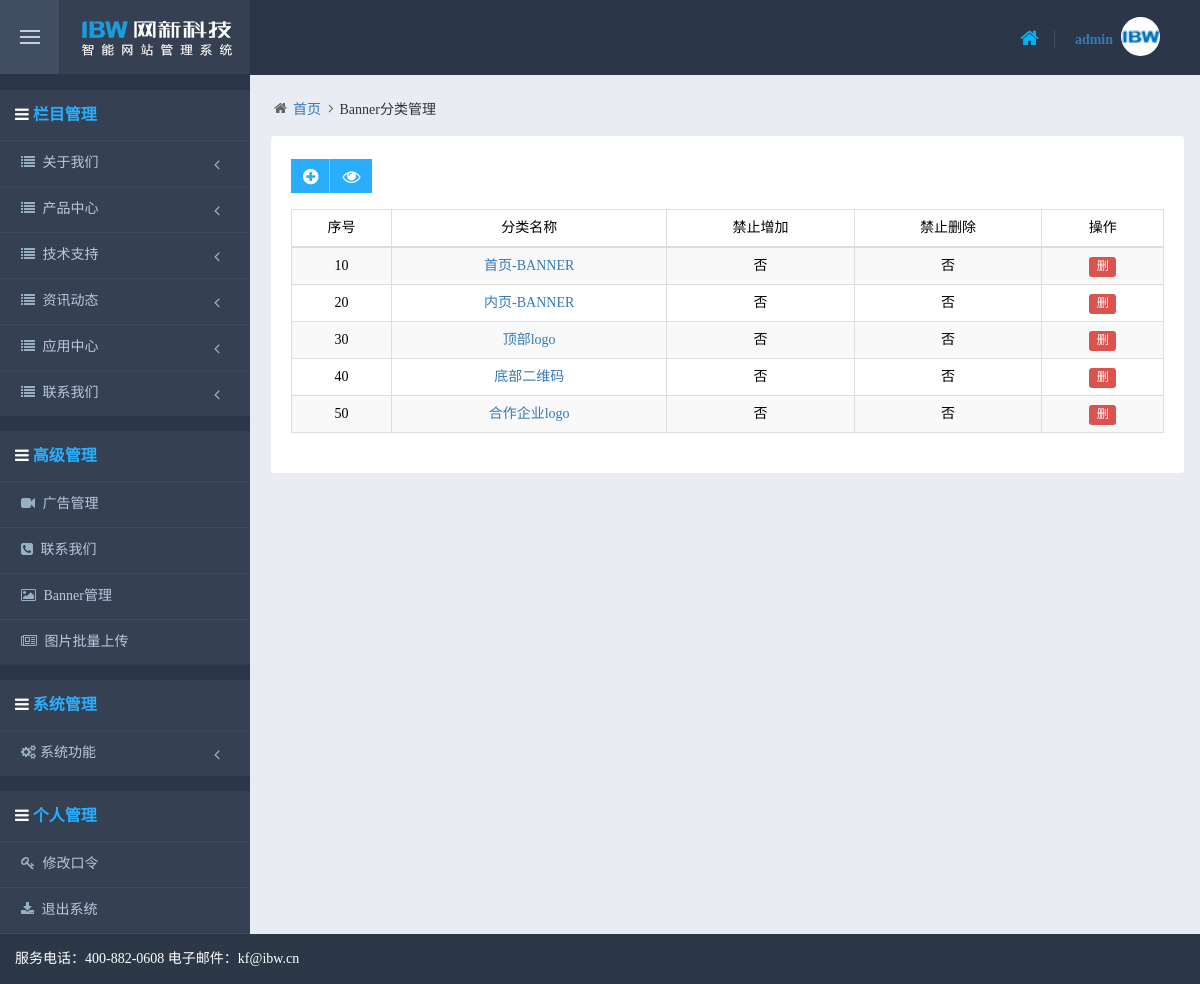
/manage/banner_class_list.php (signed in), run on the app's committed database.
### tables this page shows
CREATE TABLE `info_class` (
  `id` varchar(20) NOT NULL DEFAULT '',
  `sortnum` int(10) unsigned NOT NULL DEFAULT '0',
  `name` varchar(50) NOT NULL DEFAULT '',
  `pic` varchar(200) DEFAULT NULL,
  `content` text,
  `files` text,
  `info_state` varchar(10) NOT NULL DEFAULT '',
  `max_level` tinyint(1) unsigned NOT NULL DEFAULT '0',
  `has_sub` tinyint(1) unsigned NOT NULL DEFAULT '0',
  `sub_content` tinyint(1) unsigned NOT NULL DEFAULT '0',
  `sub_pic` tinyint(1) unsigned NOT NULL DEFAULT '0',
  `hasViews` tinyint(1) unsigned NOT NULL DEFAULT '0',
  `hasState` tinyint(1) unsigned NOT NULL DEFAULT '0',
  `hasPic` tinyint(1) unsigned NOT NULL DEFAULT '0',
  `hasAnnex` tinyint(1) unsigned NOT NULL DEFAULT '0',
  `hasIntro` tinyint(1) unsigned NOT NULL DEFAULT '0',
  `hasContent` tinyint(1) unsigned NOT NULL DEFAULT '0',
  `hasWebsite` tinyint(1) unsigned NOT NULL DEFAULT '0',
  `hasAuthor` tinyint(1) unsigned NOT NULL DEFAULT '0',
  `hasSource` tinyint(1) unsigned NOT NULL DEFAULT '0',
  `hasKeyword` tinyint(1) unsigned NOT NULL DEFAULT '0',
  `state` tinyint(1) unsigned NOT NULL DEFAULT '0',
  `hasPics` tinyint(1) unsigned DEFAULT '0',
  `hasPic2` tinyint(1) unsigned DEFAULT '0',
  `hasContent2` tinyint(1) unsigned DEFAULT '0',
  `hasContent3` tinyint(1) unsigned DEFAULT '0',
  `hasContent4` tinyint(1) unsigned DEFAULT '0',
  `hasContent5` tinyint(1) unsigned DEFAULT '0',
  `hasContent6` tinyint(1) unsigned DEFAULT '0',
  `en_name` varchar(50) DEFAULT NULL,
  `hasDescription` tinyint(1) NOT NULL DEFAULT '0',
  `keyword` varchar(200) DEFAULT NULL,
  `description` varchar(200) DEFAULT NULL,
  PRIMARY KEY (`id`),
  KEY `sortnum` (`sortnum`)
);

CREATE TABLE `advanced` (
  `id` int(10) unsigned NOT NULL DEFAULT '0',
  `sortnum` int(10) unsigned NOT NULL DEFAULT '0',
  `name` varchar(50) NOT NULL DEFAULT '',
  `default_file` varchar(50) NOT NULL DEFAULT '',
  `state` tinyint(1) unsigned NOT NULL DEFAULT '0',
  PRIMARY KEY (`id`),
  UNIQUE KEY `id` (`id`)
);

CREATE TABLE `banner_class` (
  `id` int(10) NOT NULL,
  `sortnum` int(20) NOT NULL,
  `name` varchar(100) NOT NULL,
  `add_deny` int(10) NOT NULL,
  `delete_deny` int(10) NOT NULL,
  `hasPic1` int(10) NOT NULL,
  `hasCon` int(10) NOT NULL,
  KEY `id` (`id`)
);

### config.php (called while the page is built, shortened)
<?
$config["db_host"] = "localhost";
$config["db_user"] = "root";
$config["db_pass"] = "root";
$config["db_name"] = "robox";

### include/onlyDB.php (called while the page is built, shortened)
<?
class onlyDB
{
	var $dbHost       = "";
	var $dbUser       = "";
	var $dbPassword   = "";
	var $dbName       = "";
	var $linkId;
	function onlyDB($dbHost, $dbUser, $dbPassword, $dbName = "")
	{
		$this->dbHost      = $dbHost;
		$this->dbUser      = $dbUser;
		$this->dbPassword  = $dbPassword;
		$this->dbName      = $dbName;
	}
	function connect()
	{
		$this->linkId = mysql_connect($this->dbHost, $this->dbUser, $this->dbPassword);
		if ($this->dbName)
		{
			return $this->select_db($this->dbName);
		}
		return true;
	}
	function select_db($dbName)
	{
		$rt = mysql_select_db($dbName);
		if (!$rt)
		{
			raise( new OnlyException( $this->error() ) );
		}
		else
		{
			$this->dbName = $dbName;
		}
		return $rt;
	}
	function query($query)
	{
		$rt = mysql_query($query, $this->linkId);
		return $rt;
	}
	function fetch_array($result, $fetchModule = MYSQL_ASSOC)
	{
		return mysql_fetch_array($result, $fetchModule);
	}
}
?>

### manage/isadmin.php (called while the page is built, shortened)
<?php
$session_admin_grade	= $_SESSION["ADMIN_GRADE"];
?>

### include/page.php (called while the page is built, shortened)
<?
function Page($page, $pageCount, $baseURL = "", $mask = "<%PAGE%>")
{
	if (!$baseURL)
	{
		$baseURL = $_SERVER["PHP_SELF"] . "?";
		$baseURL .= 'page=' . $mask;
	}
	else
	{
		$baseURL .= 'page=' . $mask;
	}
	$pageCount = $pageCount ? $pageCount : 1;
 	$pages  = "<font>( <font color='red'>" . $page . "</font> / " . $pageCount . " )&nbsp;&nbsp;";
	$pages .= "<a title='First Page' style='text-decoration:none;color:black;' " . ($page > 1 ? "href='" . str_replace($mask, 1, $baseURL) . "'" : "") . "><b>首页</b></a>&nbsp;&nbsp;";
	$pages .= "<a title='Provious Page' style='text-decoration:none;color:black;' " . ($page > 1 ? "href='" . str_replace($mask, $page - 1, $baseURL) . "'" : "") . "><b>上一页</b></a>&nbsp;&nbsp;";
	$pages .= "<a title='Next Page' style='text-decoration:none;color:black;' " . ($page < $pageCount ? "href='" . str_replace($mask, $page + 1, $baseURL) . "'" : "") . "><b>下一页</b></a>&nbsp;&nbsp;";
	 $pages .= "<a title='Last Page' style='text-decoration:none;color:black;' " . ($page < $pageCount ? "href='" . str_replace($mask, $pageCount, $baseURL) . "'" : "") . "><b>末页</b></a>&nbsp;&nbsp;</font>";
	$pages .= "<select name='page' onchange=\"window.location=this.options[this.selectedIndex].value\">\n";
	for ($i = 1; $i <= $pageCount; $i++)
	{
		$URL = str_replace($mask, $i, $baseURL);
		if ($page == $i)
		{
			$pages .= "<option value='$i' selected>$i</option>\n";
		}
		else
		{
			$pages .= "<option value=\"$URL\">$i</option>\n";
		}
	}
	$pages .= "</select>";
	return $pages;
}
?>

### manage/banner_class_list.php (the view, shortened to what this page needs)
<?
require(dirname(__FILE__) . "/isadmin.php");
require(dirname(__FILE__) . "/config.php");
$page	= (int)$_GET["page"] > 0 ? (int)$_GET["page"] : 1;
$listUrl	= "banner_class_list.php?page=$page";
$editUrl		= "banner_class_edit.php";
?>
<!DOCTYPE html>
<html lang="zh-CN">
<head>
<link href="themes/plugins/bootstrap/css/bootstrap.min.css" rel="stylesheet" />
<link href="themes/fonts/font-awesome/css/font-awesome.min.css" rel="stylesheet" />
<link href="themes/plugins/uniform/css/uniform.default.css" rel="stylesheet" />
<link href="themes/css/shy.css" rel="stylesheet" />
<link href="themes/css/shy-skin.css" rel="stylesheet" />
</head>
<body>
<?
	require_once("header.php");
?>
<div class="page-container clearfix">
	<div class="page-content-wrapper">
		<?
		require_once("menu.php");
		?>
		<div class="page-content">
			<ul class="page-breadcrumb breadcrumb">
				<li><i class="fa fa-home"></i><a href="index.php">首页</a></li>
				<li><i class="fa fa-angle-right"></i><span class="active">Banner分类管理</span></li>
			</ul>
			<div class="row">
				<div class="col-md-12">
					<div class="portlet light">
						<div class="portlet-title">
							<div class="row">
								<div class="col-xs-12 col-sm-12">
									<div class="caption"><a class="btn btn-shy btn-default tooltips" href="<?=$editUrl?>" data-placement="top" data-original-title="添加信息"><i class="fa fa-plus-circle"></i></a> <a class="btn btn-shy btn-default tooltips" href="<?=$listUrl?>" data-placement="top" data-original-title="刷新列表"><i class="fa fa-eye"></i></a></div>
								</div>
								<div class="col-xs-6 col-sm-6">
								</div>
							</div>
						</div>
						<div class="portlet-body table-responsive">
							<form id="listForm" method="post">
							<table class="table table-striped table-bordered table-hover table-checkable order-column dataTable no-footer" id="sample_1">
								<thead>
									<tr>
 										<th width="100" class="text-center">序号</th>
										<th class="text-center">分类名称</th>
										<th class="text-center hidden-xs">禁止增加</th>
										<th class="text-center hidden-xs">禁止删除</th>
 										<th class="text-center">操作</th>
									</tr>
								</thead>
								<tbody>
									<?
									$page_size = DEFAULT_PAGE_SIZE;
									$sql = "select id, sortnum, name, add_deny, delete_deny from banner_class order by sortnum asc";
									$sql .= " limit " . ($page - 1) * $page_size . ", " . $page_size;
									$rst = $db->query($sql);
									while ($row = $db->fetch_array($rst)){
									?>
									<tr class="<?if($i%2==1){echo "odd";}else{echo "even";}?>">
										<th class="text-center"><?=$row["sortnum"]?></th>
										<th class="text-center"><a href="<?=$editUrl?>?id=<?=$row["id"]?>"><?=$row["name"]?></a></th>
					                    <th class="text-center hidden-xs">
					                    	<?
					                        switch ($row["add_deny"]){
												case 0:
													echo "否";
													break;
											}
											?>
					                    </th>
					                    <th class="text-center hidden-xs">
					                    	<?
					                        switch ($row["delete_deny"]){
												case 0:
													echo "否";
													break;
											}
											?>
					                    </th>
										<th class="text-center"><a class="label label-sm label-danger tooltips" href="<?=$listUrl?>&id=<?=$row["id"]?>" data-placement="top" data-original-title="删除" onClick="return confirm('该操作将同时删除此栏目下所有信息，删除后不能恢复。确定删除此栏目[<?=$row["name"]?>]吗？');">删</a></th>
									</tr>
									<?
									}
									?>
								</tbody>
							</table>
							</form>
						</div>
					</div>
				</div>
			</div>
		</div>
	</div>
</div>
<?
	require_once("foot.php");
?>
</body>
</html>

### manage/menu.php (shortened to what this page needs)
<?
$db = new onlyDB($config["db_host"], $config["db_user"], $config["db_pass"], $config["db_name"]);
?>
<div class="page-sidebar-wrapper">
	<div class="page-sidebar navbar-collapse collapse">
		<ul class="page-sidebar-menu" data-slide-speed="200">
			<li class="heading"> <i class="fa fa-navicon"></i> 栏目管理</li>
            <?
            $sql = "select id, name, state from info_class where id like '" . CLASS_SPACE . "' order by sortnum asc";
			$rst = $db->query($sql);
			while ($row = $db->fetch_array($rst))
			{
				if ($session_admin_grade == ADMIN_HIDDEN || $session_admin_grade == ADMIN_SYSTEM || $session_admin_grade == ADMIN_ADVANCED || hasBegin4Include($session_admin_popedom, $row["id"]) == true)
				{
			?>
			<li class="nav-item">
				<a href="javascript:;" class="nav-toggle"> <i class="fa fa-list"></i> <span class="title"><?=$row["name"]?></span><span class="arrow"></span></a>
					<?
					$sql  = "select id, name from info_class where id like '" . $row["id"] . CLASS_SPACE . "' order by sortnum asc";
					?>
			</li>
			<?
				}
            }
            if ($session_admin_grade == ADMIN_HIDDEN || $session_admin_grade == ADMIN_SYSTEM || count($session_admin_advanced) > 0)
			{
			?>
			<li class="heading"> <i class="fa fa-navicon"></i> 高级管理</li>
        	<?
        		if ($session_admin_grade == ADMIN_HIDDEN){
				$sql = "select id, name, default_file from advanced where state>0 order by sortnum asc limit 20";
				}else{
				$sql = "select id, name, default_file from advanced where state=1 order by sortnum asc limit 20";
				}
				$rst = $db->query($sql);
				while ($row = $db->fetch_array($rst))
				{
					if ($session_admin_grade == ADMIN_HIDDEN || $session_admin_grade == ADMIN_SYSTEM || hasInclude($session_admin_advanced, $row["id"]) == true)
					{
				?>
				<li class="nav-item">
					<a href="<?=$row["default_file"]?>" class="nav-toggle"> <i class="fa fa-ico<?=$row["id"]?>"></i> <span class="title"><?=$row["name"]?></span></a>
	            </li>
				<?
					}
	            }
	        ?>
			<?
            }
            if ($session_admin_grade == ADMIN_HIDDEN || $session_admin_grade == ADMIN_SYSTEM)
			{
			?>
			<li class="heading"> <i class="fa fa-navicon"></i> 系统管理</li>
			<li class="nav-item"><a href="javascript:;" class="nav-toggle"><i class="fa fa-cogs"></i><span  class="title">系统功能</span><span class="arrow"></span> </a>
			</li>
			<?
            }
			?>
			<li class="heading"> <i class="fa fa-navicon"></i> 个人管理</li>
			<li class="nav-item"><a href="admin_changepass.php" class="nav-toggle"> <i class="fa fa-key"></i> <span class="title">修改口令</span></a></li>
			<li class="nav-item"><a href="logout.php" class="nav-toggle" onClick="if (confirm('确定要退出吗？')) return true; else return false;"> <i class="fa  fa-download"></i> <span class="title">退出系统</span></a></li>
		</ul>
	</div>
</div>

### manage/themes/css/shy.css (style rules this page uses)
.page-content-wrapper { background:#354052; }
.page-content { background:#e9ecf3; }
.page-container { position:relative; margin:0; padding:0 15px 50px 0; }
.page-container:after,.page-container:before { content:" "; display:table; }
@media (min-width:992px) { .page-content-wrapper { width:100%; } }
@media (min-width:992px) { .page-content-wrapper .page-content { min-height:600px; margin-left:250px; margin-top:0; padding:10px 0 0 20px; } }
.page-sidebar { padding:0; border-radius:0; background: #354052; }
.page-sidebar .page-sidebar-menu { margin:0 0; padding:0; border-bottom:1px solid #3f4b5b; }
.page-sidebar-menu .heading { height:65px; margin:0; padding:10px 15px 10px; border-bottom:1px solid #343d4e; color:#29aefe; line-height:30px; font-size:16px; font-weight:bold; border-top: 15px solid #2b3749; }
.page-sidebar-menu .heading .fa { color: #fff; }
.page-sidebar-menu>li>a { position:relative; display:block; margin:0 0 0; padding:12px 21px; border:0; border-bottom:1px solid #343d4e; border-top:1px solid #3f4b5b; text-decoration:none; }
.page-sidebar-menu>li>a>.title { font-size:14px; font-weight:400; color:#bac8dd; }
.page-sidebar-menu li a i { position:relative; margin-right:4px; font-size:14px; font-weight:300; }
.page-sidebar-menu>li>a>[class^=fa] { position:relative; margin-right:4px; }
@media (min-width:992px) { .page-sidebar,.page-sidebar .page-sidebar-menu { margin-bottom:0; } }
@media (min-width:992px) { .page-sidebar { position:relative; float:left; width:250px; max-height:none!important; margin-right:-100%; background: #354052; } }
.breadcrumb { margin:0; padding:15px 0 ; background:0 0; color:#333 }
.breadcrumb>li+li:before { display:none; }
.breadcrumb .fa { position:relative; top:-1px; margin:0 6px 0 4px; color:#666; }
.portlet { margin-bottom:25px; padding:20px; border-radius:4px; border:1px solid #e7ecf1; background:#fff; }
.portlet .portlet-title { min-height:40px; padding:0; line-height:40px; }
.portlet .portlet-title:after,.portlet .portlet-title:before { content:" "; display:table; }
.portlet .portlet-title .caption { float:left; font-size:16px; padding:0; border-radius:3px; border:0; line-height: 38px; }
.light .portlet-title .caption a { border:none; margin: 0; border-radius:0; border-left:1px solid #74cbff; background:#29aefe;margin-right: -5px; color: #fff }
.light .portlet-title .caption .btn:first-child { border-left:0; }
.btn-shy { height:34px; margin-right:3px; padding:0 12px; font-size:18px; line-height:34px; }
.btn-shy>.fa { margin-top:9px; }
.btn { outline:0!important; }
.btn:not(.btn-sm):not(.btn-lg) { line-height:1.44 }
.portlet .table-responsive { padding-top:0; }
.table .label { margin:0 2px; font-size:12px; font-weight:normal; }

### manage/themes/css/shy-skin.css (style rules this page uses)
body { min-width:320px; background:#e9ecf3; color:#000; font-family:'微软雅黑'; font-size:14px; }
th { font-weight:normal;white-space:nowrap; }
.page-sidebar,.page-sidebar-closed.page-sidebar-fixed .page-sidebar:hover { background-color:none }
.page-sidebar .page-sidebar-menu>li>a,.page-sidebar-closed.page-sidebar-fixed .page-sidebar:hover .page-sidebar-menu>li>a { color:#485a6a }
.page-sidebar .page-sidebar-menu>li>a>i,.page-sidebar-closed.page-sidebar-fixed .page-sidebar:hover .page-sidebar-menu>li>a>i { color:#97b1c3 }

### data on the page
info_class: name "关于我们"
info_class: name "产品中心"
info_class: name "技术支持"
info_class: name "资讯动态"
info_class: name "应用中心"
info_class: name "联系我们"
advanced: name "广告管理"
advanced: name "联系我们"
advanced: name "Banner管理"
advanced: name "图片批量上传"
banner_class: sortnum "10", name "首页-BANNER", add_deny "否", delete_deny "否"
banner_class: sortnum "20", name "内页-BANNER", add_deny "否", delete_deny "否"
banner_class: sortnum "30", name "顶部logo", add_deny "否", delete_deny "否"
banner_class: sortnum "40", name "底部二维码", add_deny "否", delete_deny "否"
banner_class: sortnum "50", name "合作企业logo", add_deny "否", delete_deny "否"

### other printed values
$_SESSION["ADMIN_NAME"] "admin"
